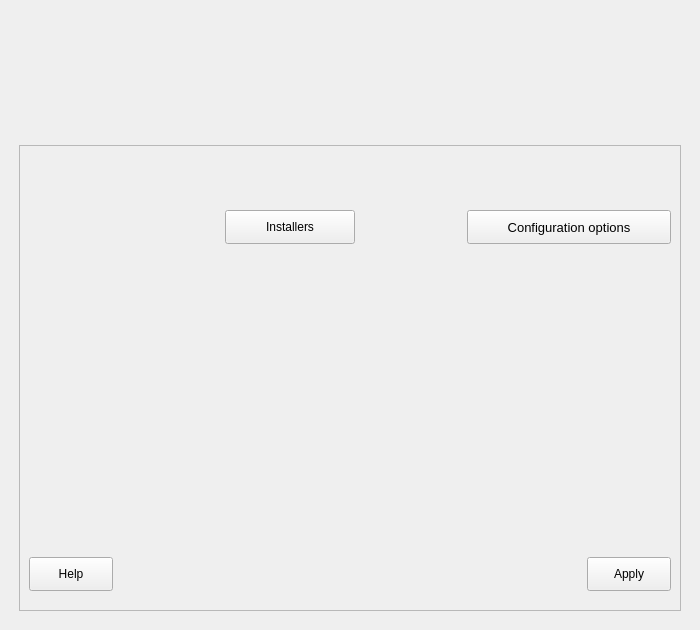
<?xml version="1.0" encoding="UTF-8"?>
<ui version="4.0">
 <class>MainWindow</class>
 <widget class="QMainWindow" name="MainWindow">
  <property name="windowModality">
   <enum>Qt::ApplicationModal</enum>
  </property>
  <property name="geometry">
   <rect>
    <x>0</x>
    <y>0</y>
    <width>700</width>
    <height>630</height>
   </rect>
  </property>
  <property name="sizePolicy">
   <sizepolicy hsizetype="Ignored" vsizetype="Ignored">
    <horstretch>0</horstretch>
    <verstretch>0</verstretch>
   </sizepolicy>
  </property>
  <property name="minimumSize">
   <size>
    <width>700</width>
    <height>250</height>
   </size>
  </property>
  <property name="windowTitle">
   <string>LliureX Java Panel</string>
  </property>
  <property name="windowIcon">
   <iconset theme="lliurex-java-panel">
    <normaloff>.</normaloff>.</iconset>
  </property>
  <widget class="QWidget" name="centralwidget">
   <property name="enabled">
    <bool>true</bool>
   </property>
   <property name="sizePolicy">
    <sizepolicy hsizetype="Expanding" vsizetype="Expanding">
     <horstretch>0</horstretch>
     <verstretch>0</verstretch>
    </sizepolicy>
   </property>
   <property name="minimumSize">
    <size>
     <width>700</width>
     <height>250</height>
    </size>
   </property>
   <property name="maximumSize">
    <size>
     <width>16777215</width>
     <height>16777215</height>
    </size>
   </property>
   <layout class="QVBoxLayout" name="verticalLayout">
    <item>
     <widget class="QLabel" name="bannerLabel">
      <property name="minimumSize">
       <size>
        <width>670</width>
        <height>120</height>
       </size>
      </property>
      <property name="layoutDirection">
       <enum>Qt::LeftToRight</enum>
      </property>
      <property name="text">
       <string/>
      </property>
      <property name="pixmap">
       <pixmap>javapanel-banner.png</pixmap>
      </property>
      <property name="alignment">
       <set>Qt::AlignHCenter|Qt::AlignTop</set>
      </property>
     </widget>
    </item>
    <item>
     <layout class="QVBoxLayout" name="verticalLayout_3">
      <property name="leftMargin">
       <number>10</number>
      </property>
      <property name="topMargin">
       <number>10</number>
      </property>
      <property name="rightMargin">
       <number>10</number>
      </property>
      <property name="bottomMargin">
       <number>10</number>
      </property>
      <item>
       <widget class="QScrollArea" name="scrollArea">
        <property name="minimumSize">
         <size>
          <width>0</width>
          <height>200</height>
         </size>
        </property>
        <property name="widgetResizable">
         <bool>true</bool>
        </property>
        <widget class="QWidget" name="scrollAreaWidgetContents">
         <property name="geometry">
          <rect>
           <x>0</x>
           <y>0</y>
           <width>664</width>
           <height>468</height>
          </rect>
         </property>
         <property name="minimumSize">
          <size>
           <width>0</width>
           <height>0</height>
          </size>
         </property>
         <layout class="QVBoxLayout" name="verticalLayout_5">
          <item>
           <layout class="QHBoxLayout" name="horizontalLayout_2" stretch="0,0">
            <property name="spacing">
             <number>0</number>
            </property>
            <property name="sizeConstraint">
             <enum>QLayout::SetNoConstraint</enum>
            </property>
            <property name="leftMargin">
             <number>10</number>
            </property>
            <property name="topMargin">
             <number>10</number>
            </property>
            <property name="rightMargin">
             <number>0</number>
            </property>
            <property name="bottomMargin">
             <number>10</number>
            </property>
            <item alignment="Qt::AlignRight|Qt::AlignVCenter">
             <widget class="QPushButton" name="installersButton">
              <property name="sizePolicy">
               <sizepolicy hsizetype="Minimum" vsizetype="Fixed">
                <horstretch>0</horstretch>
                <verstretch>0</verstretch>
               </sizepolicy>
              </property>
              <property name="minimumSize">
               <size>
                <width>130</width>
                <height>34</height>
               </size>
              </property>
              <property name="maximumSize">
               <size>
                <width>0</width>
                <height>0</height>
               </size>
              </property>
              <property name="text">
               <string>Installers</string>
              </property>
              <property name="icon">
               <iconset theme="view-list-details">
                <normaloff>.</normaloff>.</iconset>
              </property>
             </widget>
            </item>
            <item alignment="Qt::AlignRight|Qt::AlignVCenter">
             <widget class="QPushButton" name="configurationButton">
              <property name="sizePolicy">
               <sizepolicy hsizetype="Fixed" vsizetype="Fixed">
                <horstretch>0</horstretch>
                <verstretch>0</verstretch>
               </sizepolicy>
              </property>
              <property name="minimumSize">
               <size>
                <width>204</width>
                <height>34</height>
               </size>
              </property>
              <property name="maximumSize">
               <size>
                <width>204</width>
                <height>34</height>
               </size>
              </property>
              <property name="font">
               <font>
                <pointsize>10</pointsize>
               </font>
              </property>
              <property name="layoutDirection">
               <enum>Qt::LeftToRight</enum>
              </property>
              <property name="text">
               <string>Configuration options</string>
              </property>
              <property name="icon">
               <iconset theme="configure">
                <normaloff>.</normaloff>.</iconset>
              </property>
              <property name="checkable">
               <bool>false</bool>
              </property>
             </widget>
            </item>
           </layout>
          </item>
          <item>
           <layout class="QVBoxLayout" name="mainBox">
            <property name="leftMargin">
             <number>0</number>
            </property>
            <property name="topMargin">
             <number>0</number>
            </property>
            <property name="rightMargin">
             <number>0</number>
            </property>
            <property name="bottomMargin">
             <number>0</number>
            </property>
           </layout>
          </item>
          <item>
           <layout class="QVBoxLayout" name="messageBox" stretch="0">
            <property name="leftMargin">
             <number>10</number>
            </property>
            <property name="topMargin">
             <number>10</number>
            </property>
            <property name="rightMargin">
             <number>10</number>
            </property>
            <property name="bottomMargin">
             <number>10</number>
            </property>
            <item>
             <widget class="QLabel" name="messageLabel">
              <property name="font">
               <font>
                <pointsize>11</pointsize>
               </font>
              </property>
              <property name="text">
               <string/>
              </property>
              <property name="alignment">
               <set>Qt::AlignBottom|Qt::AlignHCenter</set>
              </property>
             </widget>
            </item>
           </layout>
          </item>
          <item>
           <layout class="QHBoxLayout" name="horizontalLayout" stretch="0,0">
            <property name="leftMargin">
             <number>0</number>
            </property>
            <property name="topMargin">
             <number>10</number>
            </property>
            <property name="rightMargin">
             <number>0</number>
            </property>
            <property name="bottomMargin">
             <number>10</number>
            </property>
            <item alignment="Qt::AlignLeft|Qt::AlignBottom">
             <widget class="QPushButton" name="helpButton">
              <property name="sizePolicy">
               <sizepolicy hsizetype="Fixed" vsizetype="Fixed">
                <horstretch>0</horstretch>
                <verstretch>0</verstretch>
               </sizepolicy>
              </property>
              <property name="minimumSize">
               <size>
                <width>84</width>
                <height>34</height>
               </size>
              </property>
              <property name="maximumSize">
               <size>
                <width>84</width>
                <height>34</height>
               </size>
              </property>
              <property name="text">
               <string>Help</string>
              </property>
              <property name="icon">
               <iconset theme="help-whatsthis">
                <normaloff>.</normaloff>.</iconset>
              </property>
             </widget>
            </item>
            <item alignment="Qt::AlignRight|Qt::AlignBottom">
             <widget class="QPushButton" name="applyButton">
              <property name="sizePolicy">
               <sizepolicy hsizetype="Fixed" vsizetype="Fixed">
                <horstretch>0</horstretch>
                <verstretch>0</verstretch>
               </sizepolicy>
              </property>
              <property name="minimumSize">
               <size>
                <width>84</width>
                <height>34</height>
               </size>
              </property>
              <property name="maximumSize">
               <size>
                <width>84</width>
                <height>34</height>
               </size>
              </property>
              <property name="layoutDirection">
               <enum>Qt::LeftToRight</enum>
              </property>
              <property name="text">
               <string>Apply</string>
              </property>
              <property name="icon">
               <iconset theme="gtk-ok">
                <normaloff>.</normaloff>.</iconset>
              </property>
              <property name="autoDefault">
               <bool>false</bool>
              </property>
             </widget>
            </item>
           </layout>
          </item>
         </layout>
        </widget>
       </widget>
      </item>
     </layout>
    </item>
   </layout>
  </widget>
 </widget>
 <resources/>
 <connections/>
</ui>
